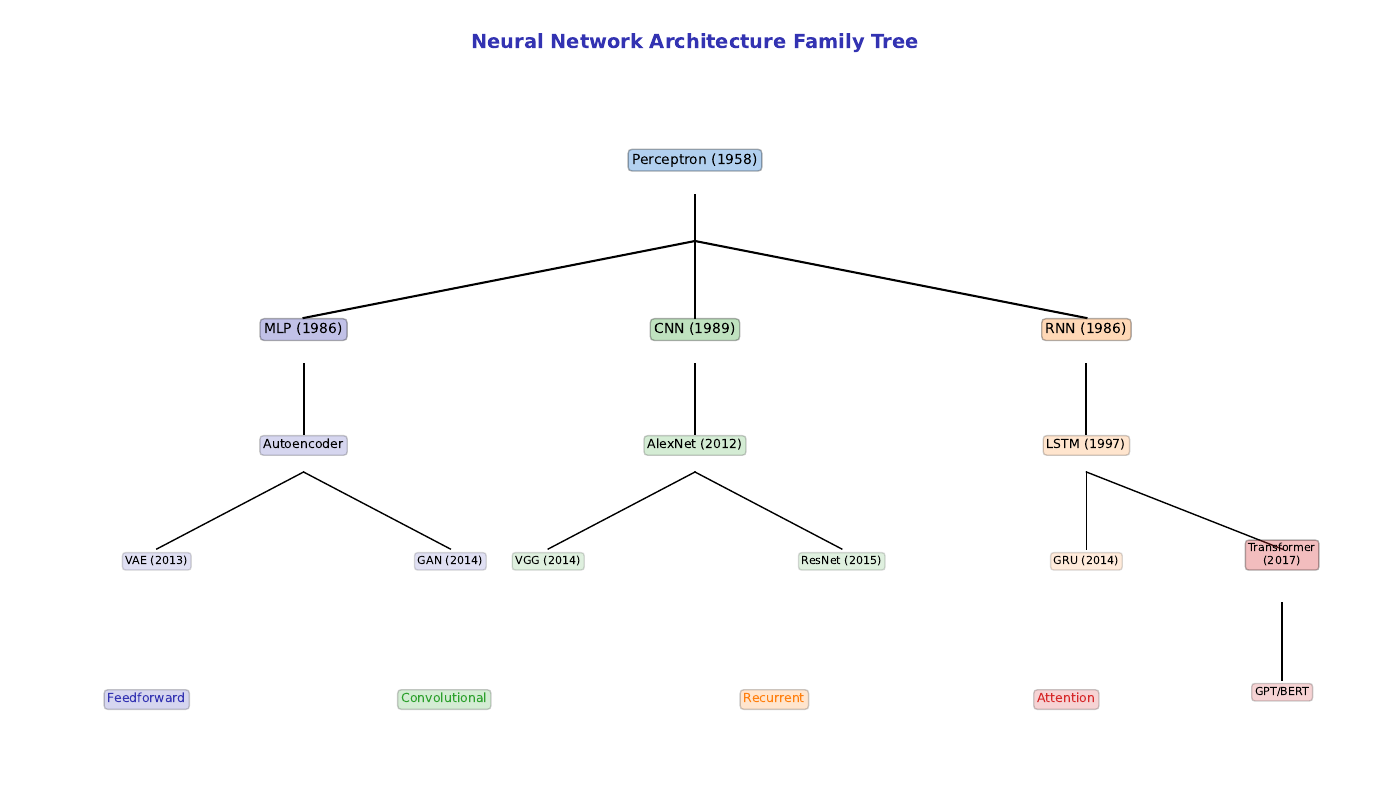

This chart was generated by the following Python code:
CHART_METADATA = {
    'title': 'Architecture Family Tree',
    'url': 'https://github.com/QuantLet/neural-networks-introduction/tree/main/architecture_family_tree'
}

import matplotlib.pyplot as plt
import numpy as np

# Color palette
mlpurple = '#3333B2'
mlblue = '#0066CC'
mlorange = '#FF7F0E'
mlgreen = '#2CA02C'
mlred = '#D62728'
mlgray = '#7F7F7F'

fig, ax = plt.subplots(1, 1, figsize=(14, 8))
ax.set_xlim(0, 14)
ax.set_ylim(0, 10)
ax.axis('off')

ax.text(7, 9.5, 'Neural Network Architecture Family Tree', fontsize=14, fontweight='bold', ha='center', color=mlpurple)

# Root
ax.text(7, 8, 'Perceptron (1958)', fontsize=10, ha='center', bbox=dict(boxstyle='round', facecolor=mlblue, alpha=0.3))
ax.plot([7, 7], [7.6, 7], 'k-', lw=1.5)

# MLP branch
ax.plot([7, 3], [7, 6], 'k-', lw=1.5)
ax.text(3, 5.8, 'MLP (1986)', fontsize=10, ha='center', bbox=dict(boxstyle='round', facecolor=mlpurple, alpha=0.3))

# CNN branch
ax.plot([7, 7], [7, 6], 'k-', lw=1.5)
ax.text(7, 5.8, 'CNN (1989)', fontsize=10, ha='center', bbox=dict(boxstyle='round', facecolor=mlgreen, alpha=0.3))
ax.plot([7, 7], [5.4, 4.5], 'k-', lw=1.5)
ax.text(7, 4.3, 'AlexNet (2012)', fontsize=9, ha='center', bbox=dict(boxstyle='round', facecolor=mlgreen, alpha=0.2))
ax.plot([7, 5.5], [4, 3], 'k-', lw=1)
ax.plot([7, 8.5], [4, 3], 'k-', lw=1)
ax.text(5.5, 2.8, 'VGG (2014)', fontsize=8, ha='center', bbox=dict(boxstyle='round', facecolor=mlgreen, alpha=0.15))
ax.text(8.5, 2.8, 'ResNet (2015)', fontsize=8, ha='center', bbox=dict(boxstyle='round', facecolor=mlgreen, alpha=0.15))

# RNN branch
ax.plot([7, 11], [7, 6], 'k-', lw=1.5)
ax.text(11, 5.8, 'RNN (1986)', fontsize=10, ha='center', bbox=dict(boxstyle='round', facecolor=mlorange, alpha=0.3))
ax.plot([11, 11], [5.4, 4.5], 'k-', lw=1.5)
ax.text(11, 4.3, 'LSTM (1997)', fontsize=9, ha='center', bbox=dict(boxstyle='round', facecolor=mlorange, alpha=0.2))
ax.plot([11, 11], [4, 3], 'k-', lw=1)
ax.text(11, 2.8, 'GRU (2014)', fontsize=8, ha='center', bbox=dict(boxstyle='round', facecolor=mlorange, alpha=0.15))

# Transformer branch
ax.plot([11, 13], [4, 3], 'k-', lw=1)
ax.text(13, 2.8, 'Transformer\n(2017)', fontsize=8, ha='center', bbox=dict(boxstyle='round', facecolor=mlred, alpha=0.3))
ax.plot([13, 13], [2.3, 1.3], 'k-', lw=1)
ax.text(13, 1.1, 'GPT/BERT', fontsize=8, ha='center', bbox=dict(boxstyle='round', facecolor=mlred, alpha=0.2))

# Autoencoder branch
ax.plot([3, 3], [5.4, 4.5], 'k-', lw=1.5)
ax.text(3, 4.3, 'Autoencoder', fontsize=9, ha='center', bbox=dict(boxstyle='round', facecolor=mlpurple, alpha=0.2))
ax.plot([3, 1.5], [4, 3], 'k-', lw=1)
ax.plot([3, 4.5], [4, 3], 'k-', lw=1)
ax.text(1.5, 2.8, 'VAE (2013)', fontsize=8, ha='center', bbox=dict(boxstyle='round', facecolor=mlpurple, alpha=0.15))
ax.text(4.5, 2.8, 'GAN (2014)', fontsize=8, ha='center', bbox=dict(boxstyle='round', facecolor=mlpurple, alpha=0.15))

# Legend
ax.text(1, 1, 'Feedforward', fontsize=9, color=mlpurple, bbox=dict(boxstyle='round', facecolor=mlpurple, alpha=0.2))
ax.text(4, 1, 'Convolutional', fontsize=9, color=mlgreen, bbox=dict(boxstyle='round', facecolor=mlgreen, alpha=0.2))
ax.text(7.5, 1, 'Recurrent', fontsize=9, color=mlorange, bbox=dict(boxstyle='round', facecolor=mlorange, alpha=0.2))
ax.text(10.5, 1, 'Attention', fontsize=9, color=mlred, bbox=dict(boxstyle='round', facecolor=mlred, alpha=0.2))

plt.tight_layout()
plt.savefig('architecture_family_tree.pdf', bbox_inches='tight', dpi=300)
plt.savefig('architecture_family_tree.png', bbox_inches='tight', dpi=300)
plt.close()
print("Generated: architecture_family_tree.pdf")
